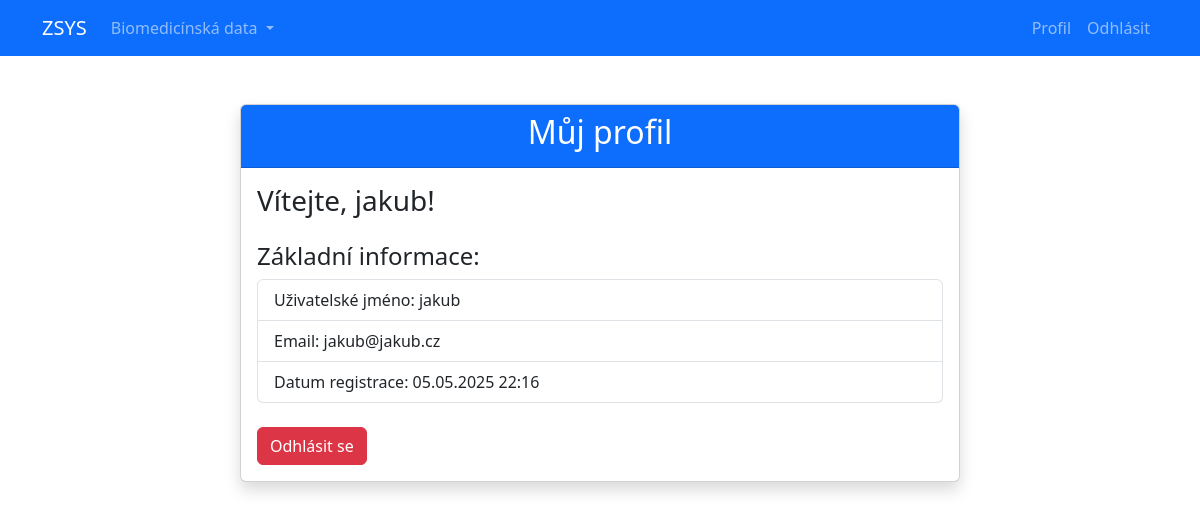
The app's page /users/profile/ (signed in) with its own data.
### users/models.py (models this page shows)
class CustomUser(AbstractUser):
    email = models.EmailField(unique=True)
    objects = UserManager()

### users/views.py (the view)
# urls.py: path('users/profile/', views.profile_view, name='profile'),
@login_required
def profile_view(request):
    user = request.user
    return render(request, 'users/profile.html', {'user': request.user})

### users/templates/Users/profile.html (shortened to what this page needs)
{% extends 'base.html' %}
{% block content %}
<div class="container mt-5">
    <div class="row">
        <div class="col-md-8 mx-auto">
            <div class="card shadow">
                <div class="card-header bg-primary text-white">
                    <h2 class="text-center">Můj profil</h2>
                </div>
                <div class="card-body">
                    <h3>Vítejte, {{ user.username }}!</h3>
                    <div class="mt-4">
                        <h4>Základní informace:</h4>
                        <ul class="list-group">
                            <li class="list-group-item">Uživatelské jméno: {{ user.username }}</li>
                            <li class="list-group-item">Email: {{ user.email }}</li>
                            <li class="list-group-item">Datum registrace: {{ user.date_joined|date:"d.m.Y H:i" }}</li>
                        </ul>
                    </div>
                    <div class="mt-4">
                        <a href="{% url 'users:logout' %}" class="btn btn-danger">Odhlásit se</a>
                    </div>
                </div>
            </div>
        </div>
    </div>
</div>
{% endblock %}

### records on screen
CustomUser: username "jakub", email "jakub@jakub.cz", date_joined "05.05.2025 22:16"
